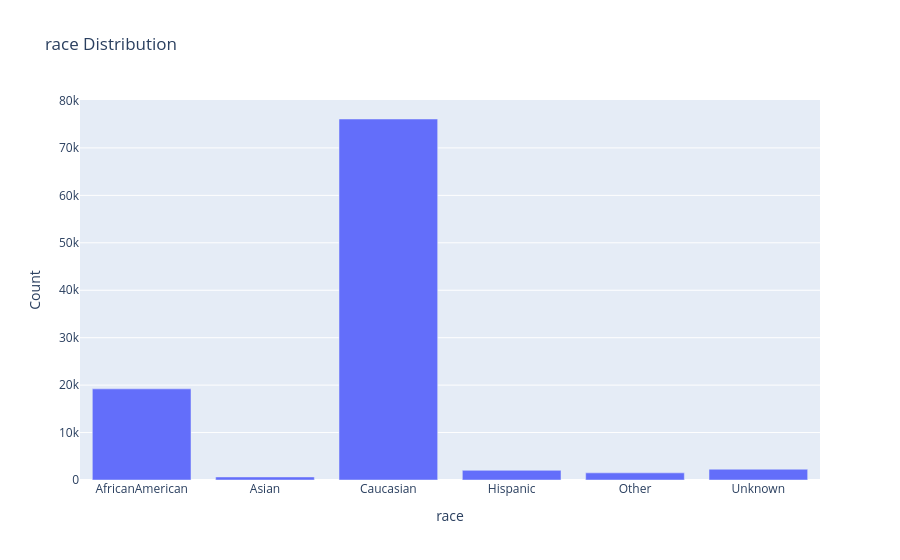

The code cell stored with this chart in its notebook:
### Code cell
fig = px.bar(df["race"].value_counts().reset_index().sort_values(by="race"), x="race", y="count", title="race Distribution")
fig.update_layout(xaxis_title="race",
                  yaxis_title="Count")
fig.show()

### Figure 1 — Plotly figure (JSON) as saved in the notebook; plotly's stock layout.template omitted (floating-point values rounded to 4 significant figures)
{"data": [{"hovertemplate": "race=%{x}<br>count=%{y}<extra></extra>", "legendgroup": "", "marker": {"color": "#636efa", "pattern": {"shape": ""}}, "name": "", "orientation": "v", "showlegend": false, "textposition": "auto", "type": "bar", "x": ["AfricanAmerican", "Asian", "Caucasian", "Hispanic", "Other", "Unknown"], "xaxis": "x", "y": [19210, 641, 76099, 2037, 1506, 2273], "yaxis": "y"}], "layout": {"barmode": "relative", "legend": {"tracegroupgap": 0}, "title": {"text": "race Distribution"}, "xaxis": {"anchor": "y", "domain": [0, 1], "title": {"text": "race"}}, "yaxis": {"anchor": "x", "domain": [0, 1], "title": {"text": "Count"}}}}
